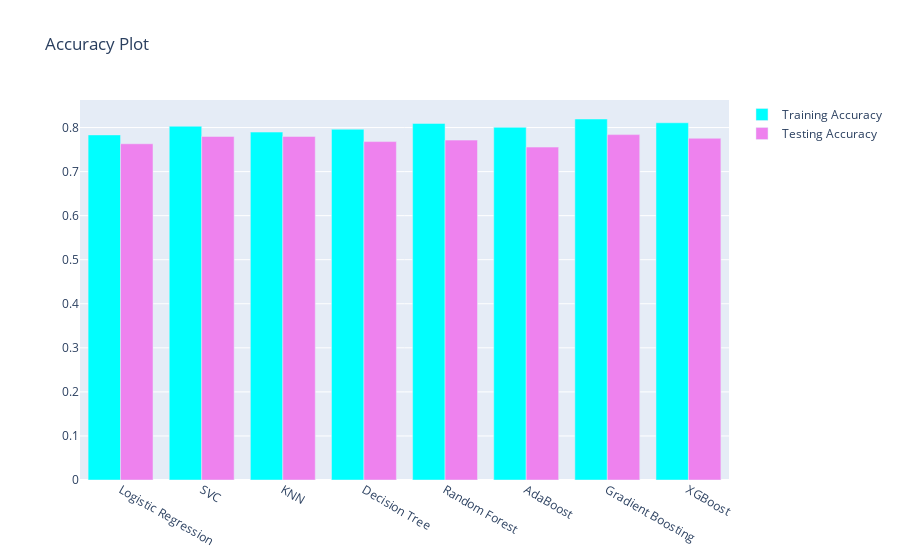

The cell this chart's notebook holds for it:
### Markdown cell above
# Plotting Accuracy graph using plotly

### Code cell
x = ['Logistic Regression','SVC', 'KNN', 'Decision Tree','Random Forest','AdaBoost','Gradient Boosting','XGBoost']
y1 = [lr_train_acc, svc_train_acc, knn_train_acc, dt_train_acc, rf_train_acc, adb_train_acc, gdb_train_acc, xgb_train_acc]
y2 = [lr_test_acc, svc_test_acc, knn_test_acc, dt_test_acc, rf_test_acc, adb_test_acc, gdb_test_acc, xgb_test_acc]

trace1 = go.Bar(x = x, y = y1, name = 'Training Accuracy', marker = dict(color = 'cyan'))
trace2 = go.Bar(x = x, y = y2, name = 'Testing Accuracy', marker = dict(color = 'violet'))
data = [trace1,trace2]
layout = go.Layout(title = 'Accuracy Plot', width = 750)
fig = go.Figure(data = data, layout = layout)
py.iplot(fig)

### Figure 1 — Plotly figure (JSON) as saved in the notebook; plotly's stock layout.template omitted (floating-point values rounded to 4 significant figures)
{"data": [{"marker": {"color": "cyan"}, "name": "Training Accuracy", "type": "bar", "x": ["Logistic Regression", "SVC", "KNN", "Decision Tree", "Random Forest", "AdaBoost", "Gradient Boosting", "XGBoost"], "y": [0.7833, 0.8029, 0.7897, 0.7961, 0.8094, 0.8004, 0.8194, 0.8108]}, {"marker": {"color": "violet"}, "name": "Testing Accuracy", "type": "bar", "x": ["Logistic Regression", "SVC", "KNN", "Decision Tree", "Random Forest", "AdaBoost", "Gradient Boosting", "XGBoost"], "y": [0.7631, 0.7798, 0.7798, 0.7681, 0.7715, 0.7556, 0.784, 0.7756]}], "layout": {"autosize": true, "title": {"text": "Accuracy Plot"}, "xaxis": {"autorange": true, "range": [-0.5, 7.5], "type": "category"}, "yaxis": {"autorange": true, "range": [0, 0.8625], "type": "linear"}}}
